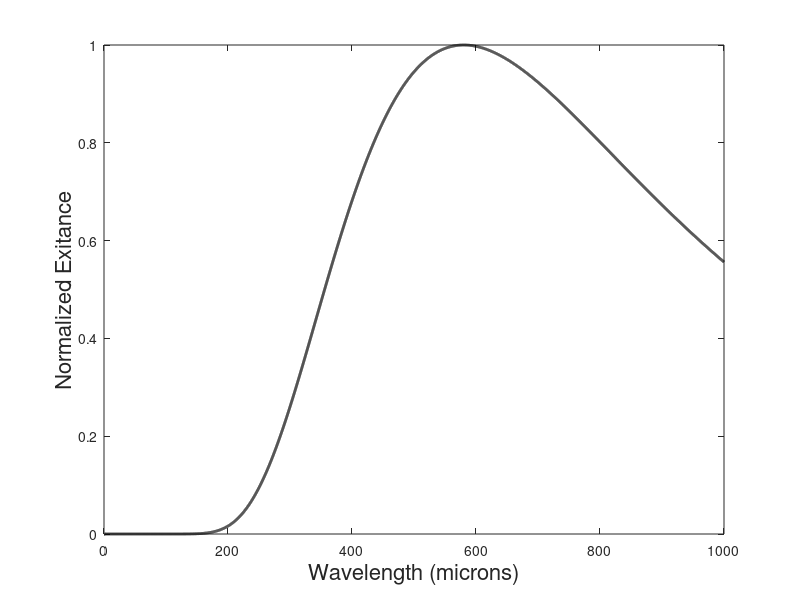

MATLAB code for this plot: (Note: this script raises an error after producing the figure.)
% Blackbody_radiation (Normalized blackbody radiation emission)
% Copyright Araz Yacoubian 2013, 2014


clear

close('all')

T = input('Input temperature in deg. Kelvin:  '); % temperature in degree Kelvin

h = 6.62606885E-34; % Plank's Constant (J.s)
c = 3.00E+08;       % Speed of light (m/s)
k = 1.38E-23;       % Boltzman constant (J/K)

lambda_set1 = 100:10:2000;
lambda_set2 = 2100:100:1000000;
lambda_nm = [lambda_set1 lambda_set2]; %Wavelength (nm)
lambda_m = lambda_nm*(1e-9);           % Wavelength (meter)
lambda_um = lambda_nm*(1e-3);          % Wavelength (micrometer)

Param1_m = ((2*h*(c^2))./(lambda_m.^5));
Param2_m = 1./((exp((h*c/(k*T))./lambda_m))-1);
I = Param1_m.*Param2_m;
I_relative = I./(max(I));

[tmp,size_lambda] = size(lambda_nm);
[Y,lamda_max_index] = max(I_relative);

for m = lamda_max_index:size_lambda;
    if I_relative(m) < 0.05;
        max_index = m;
        break
    end
end

figure('Name','Blackbody Radiation','NumberTitle','off')
clf
axes('Fontsize',14)
plot(lambda_um,I_relative,'k-','LineWidth',2)
ylabel('Normalized Exitance','Fontsize',16)
xlabel('Wavelength (microns)','Fontsize',16)
axis([0 lambda_um(max_index) 0 1.1]);
axis([0 lambda_um(max_index) 0 1.1]);
grid
